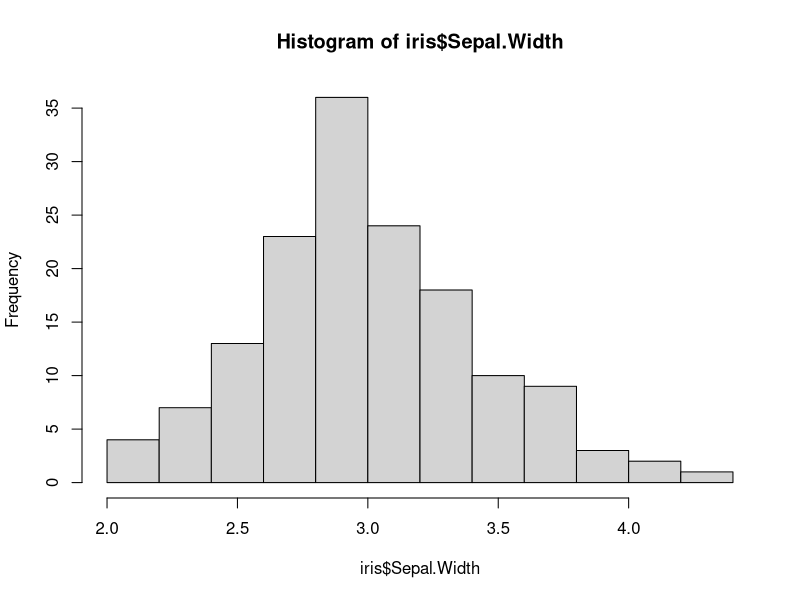
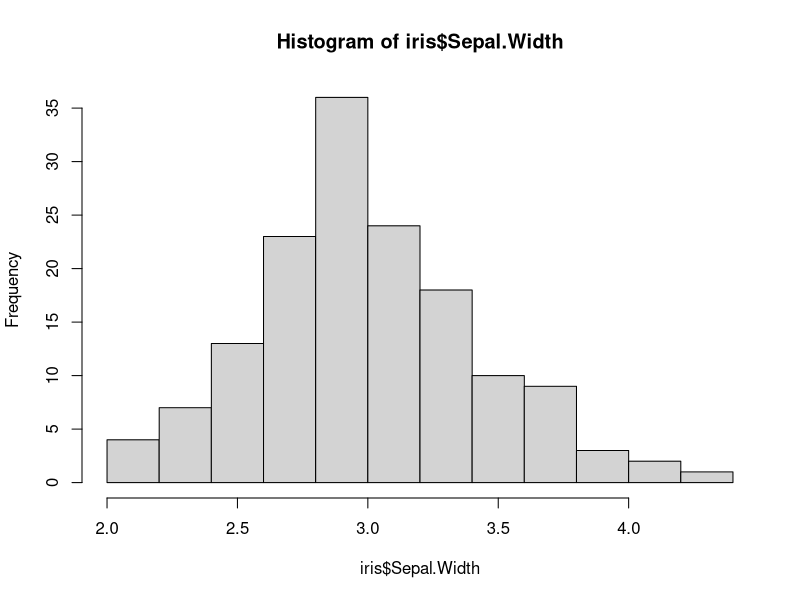

Source code (R) for these figures, in order:

#Let's see now iris dataset
data(iris)
summary(iris)
str(iris)

hist(iris$Sepal.Width)
summary(iris$Sepal.Length)

var(iris$Sepal.Length)
sd(iris$Sepal.Length)
mean(iris$Sepal.Length)

hist(iris$Sepal.Width)
write.csv(iris, "example.csv")

iris$Sepal.Width
sort(iris$Sepal.Width)

sd(iris$Sepal.Length)

iris[1,1]
iris[,1]
iris[1,]
iris[c(2,4,6),]
iris[,c(2,4,5)]
iris[iris$Species=="setosa",]
iris[iris$Sepal.Length>4.0,]


